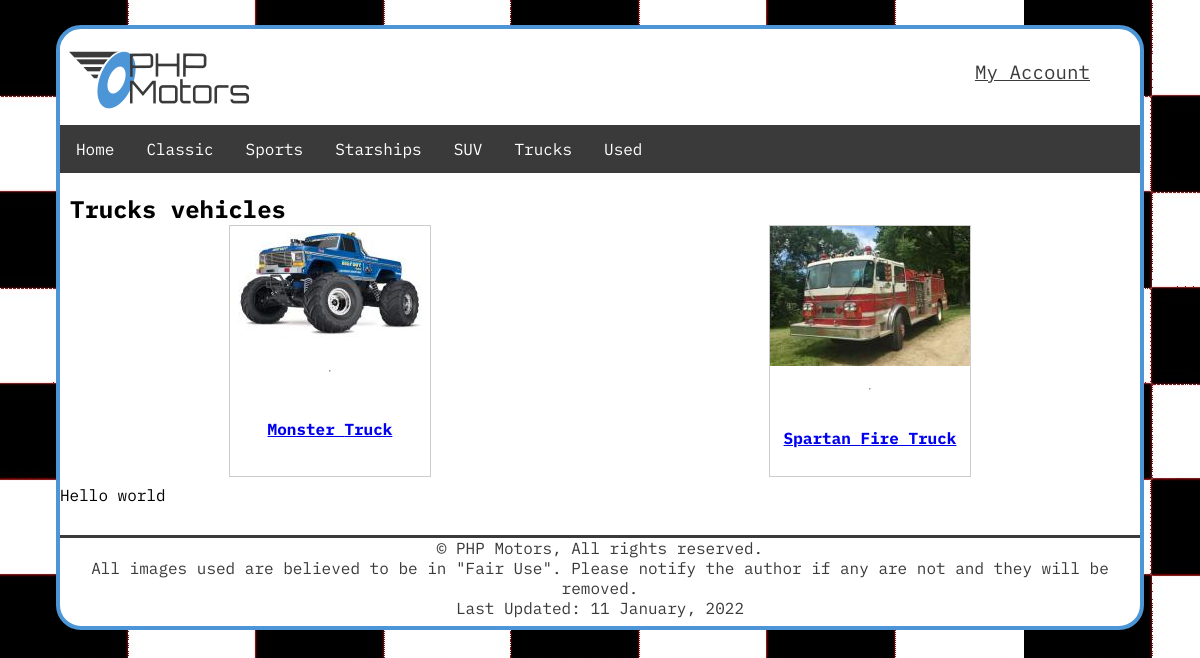
The page /vehicles/?action=classification&classificationName=Trucks on the database its author committed.
### tables this page shows
CREATE TABLE `carclassification` (
  `classificationId` int NOT NULL,
  `classificationName` varchar(30) NOT NULL
);

CREATE TABLE `images` (
  `imgId` int NOT NULL,
  `invId` int NOT NULL,
  `imgName` varchar(100) NOT NULL,
  `imgPath` varchar(150) NOT NULL,
  `imgDate` timestamp NOT NULL DEFAULT CURRENT_TIMESTAMP,
  `imgPrimary` tinyint(1) NOT NULL DEFAULT '0'
);

CREATE TABLE `inventory` (
  `invId` int NOT NULL,
  `invMake` varchar(30) NOT NULL,
  `invModel` varchar(30) NOT NULL,
  `invDescription` text NOT NULL,
  `invImage` varchar(50) NOT NULL,
  `invThumbnail` varchar(50) NOT NULL,
  `invPrice` decimal(10,0) NOT NULL,
  `invStock` smallint NOT NULL,
  `invColor` varchar(20) NOT NULL,
  `classificationId` int NOT NULL
);

### model/main-model.php (called while the page is built, shortened)
<?php
function getClassifications(){
    $db = phpmotorsConnect();
    $sql = 'SELECT * FROM carclassification ORDER BY classificationName ASC';
    $stmt = $db->prepare($sql);
    $stmt->execute();
    $classifications = $stmt->fetchAll();
    return $classifications;
}

### model/vehicles-model.php (called while the page is built, shortened)
<?php
function getVehiclesByClassification($classificationName){
    $db = phpmotorsConnect();
    $sql = 'SELECT inventory.invId, images.imgPath as invThumbnail, invMake, invModel FROM inventory
    JOIN images on inventory.invId = images.invId
    WHERE classificationId IN (SELECT classificationId FROM carclassification WHERE classificationName = :classificationName)
AND images.imgPrimary = 1
AND images.imgName LIKE "%-tn.%";';
    $stmt = $db->prepare($sql);
    $stmt->bindValue(':classificationName', $classificationName, PDO::PARAM_STR);
    $stmt->execute();
    $vehicles = $stmt->fetchAll(PDO::FETCH_ASSOC);
    return $vehicles;
   }

### library/functions.php (the view, shortened to what this page needs)
<?php
function buildNavigationBar($classifications) {
    $navList = '<ul class="nav-list">';
    $navList .= "<li class='nav-list-item'><a href='/phpmotors/' title='View the PHP Motors home page'>Home</a></li>";
    foreach ($classifications as $classification) {
        $navList .= "<li class='nav-list-item'><a href='/phpmotors/vehicles/?action=classification&classificationName=".urlencode($classification['classificationName'])."' title='View our $classification[classificationName] lineup of vehicles'>$classification[classificationName]</a></li>";
    }
    $navList .= '</ul>';
    return $navList;
}
function buildVehiclesDisplay($vehicles){
    $dv = '<ul id="inv-display">';
    foreach ($vehicles as $vehicle) {
     $dv .= '<li>';
     $dv .= "<a href='/phpmotors/vehicles/?action=vehicleInformation&invId=".urlencode($vehicle['invId'])."'><img src='$vehicle[invThumbnail]' alt='Image of $vehicle[invMake] $vehicle[invModel] on phpmotors.com'></a>";
     $dv .= '<hr>';
     $dv .= "<a href='/phpmotors/vehicles/?action=vehicleInformation&invId=".urlencode($vehicle['invId'])."'><h2>$vehicle[invMake] $vehicle[invModel]</h2></a>";
     $dv .= "<span>$vehicle[invPrice]</span>";
     $dv .= '</li>';
    }
    $dv .= '</ul>';
    return $dv;
   }
?>

### css/styles.css (style rules this page uses)
* { box-sizing: border-box; margin: 0 auto; }
*, *:before, *:after { box-sizing: inherit; }
body { background-image: url("../images/site/checkerboard.jpg"); }
.nav-list { background-color: #3a3a3a; margin: 0; padding: 0; overflow: hidden; list-style-type: none; width: 100%; max-height: 50px; }
.nav-list-item { float: left; padding: 14px 16px; }
.nav-list a { color: #ffffff !important; font-family: "IBM Plex Mono", monospace; text-decoration: none; }
h2 { font-family: "IBM Plex Mono", monospace; font-weight: 900; margin: 10px; margin-top: 20px; font-size: 1.2em; }
#inv-display { margin: 0; padding: 0; display: flex; flex-direction: column; }
@media (min-width: 950px) { #inv-display { flex-flow: row wrap; justify-content: flex-start; } }
#inv-display li { margin-bottom: .5em; border: 1px #ccc solid; list-style-type: none; flex: 1 1 auto; }
@media (min-width: 950px) { #inv-display li { max-width: 200px; flex: 1 0 auto; text-align: center; height: 250px; display: flex; flex-direction: column; justify-content: space-between; } }
#inv-display li img { max-width: 100%; min-width: 100%; }
@media (min-width: 950px) { #inv-display h2 { font-size: 1rem; } }

### rows shown on the page
carclassification: classificationName "Classic"
carclassification: classificationName "Sports"
carclassification: classificationName "Starships"
carclassification: classificationName "SUV"
carclassification: classificationName "Trucks"
carclassification: classificationName "Used"
images: imgPath (picture), invId.invMake "Monster", invId.invModel "Truck"
images: imgPath (picture), invId.invMake "Spartan", invId.invModel "Fire Truck"

### other values the page prints
$classificationName "Trucks"
